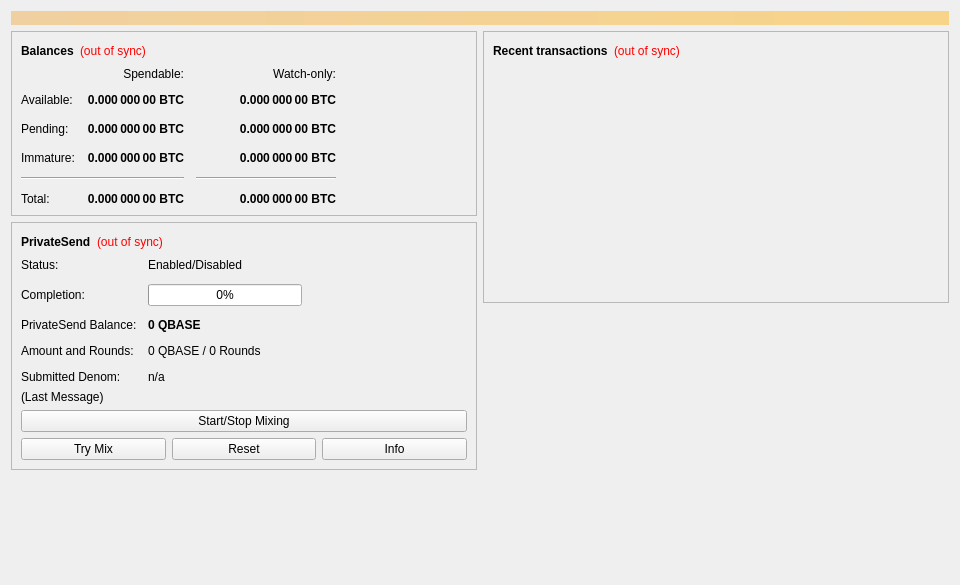
<?xml version="1.0" encoding="UTF-8"?>
<ui version="4.0">
 <class>OverviewPage</class>
 <widget class="QWidget" name="OverviewPage">
  <property name="geometry">
   <rect>
    <x>0</x>
    <y>0</y>
    <width>960</width>
    <height>585</height>
   </rect>
  </property>
  <property name="minimumSize">
   <size>
    <width>960</width>
    <height>0</height>
   </size>
  </property>
  <property name="windowTitle">
   <string>Form</string>
  </property>
  <layout class="QVBoxLayout" name="topLayout">
   <item>
    <widget class="QLabel" name="labelAlerts">
     <property name="visible">
      <bool>false</bool>
     </property>
     <property name="styleSheet">
      <string notr="true">background-color: qlineargradient(x1: 0, y1: 0, x2: 1, y2: 0, stop:0 #F0D0A0, stop:1 #F8D488); color:#000000;</string>
     </property>
     <property name="wordWrap">
      <bool>true</bool>
     </property>
     <property name="margin">
      <number>3</number>
     </property>
    </widget>
   </item>
   <item>
    <layout class="QHBoxLayout" name="horizontalLayout" stretch="1,1">
     <item>
      <layout class="QVBoxLayout" name="verticalLayout_2">
       <item>
        <widget class="QFrame" name="frame">
         <property name="frameShape">
          <enum>QFrame::StyledPanel</enum>
         </property>
         <property name="frameShadow">
          <enum>QFrame::Raised</enum>
         </property>
         <layout class="QVBoxLayout" name="verticalLayout_4">
          <item>
           <layout class="QHBoxLayout" name="horizontalLayout_4">
            <item>
             <widget class="QLabel" name="label_5">
              <property name="font">
               <font>
                <weight>75</weight>
                <bold>true</bold>
               </font>
              </property>
              <property name="text">
               <string>Balances</string>
              </property>
             </widget>
            </item>
            <item>
             <widget class="QLabel" name="labelWalletStatus">
              <property name="toolTip">
               <string>The displayed information may be out of date. Your wallet automatically synchronizes with the Qbase network after a connection is established, but this process has not completed yet.</string>
              </property>
              <property name="styleSheet">
               <string notr="true">QLabel { color: red; }</string>
              </property>
              <property name="text">
               <string notr="true">(out of sync)</string>
              </property>
              <property name="alignment">
               <set>Qt::AlignLeading|Qt::AlignLeft|Qt::AlignVCenter</set>
              </property>
             </widget>
            </item>
            <item>
             <spacer name="horizontalSpacer_3">
              <property name="orientation">
               <enum>Qt::Horizontal</enum>
              </property>
              <property name="sizeHint" stdset="0">
               <size>
                <width>40</width>
                <height>20</height>
               </size>
              </property>
             </spacer>
            </item>
           </layout>
          </item>
          <item>
           <layout class="QGridLayout" name="gridLayout">
            <property name="spacing">
             <number>12</number>
            </property>
            <item row="2" column="2">
             <widget class="QLabel" name="labelWatchPending">
              <property name="font">
               <font>
                <weight>75</weight>
                <bold>true</bold>
               </font>
              </property>
              <property name="cursor">
               <cursorShape>IBeamCursor</cursorShape>
              </property>
              <property name="toolTip">
               <string>Unconfirmed transactions to watch-only addresses</string>
              </property>
              <property name="text">
               <string notr="true">0.000 000 00 BTC</string>
              </property>
              <property name="alignment">
               <set>Qt::AlignRight|Qt::AlignTrailing|Qt::AlignVCenter</set>
              </property>
              <property name="textInteractionFlags">
               <set>Qt::LinksAccessibleByMouse|Qt::TextSelectableByKeyboard|Qt::TextSelectableByMouse</set>
              </property>
             </widget>
            </item>
            <item row="2" column="1">
             <widget class="QLabel" name="labelUnconfirmed">
              <property name="font">
               <font>
                <weight>75</weight>
                <bold>true</bold>
               </font>
              </property>
              <property name="cursor">
               <cursorShape>IBeamCursor</cursorShape>
              </property>
              <property name="toolTip">
               <string>Total of transactions that have yet to be confirmed, and do not yet count toward the spendable balance</string>
              </property>
              <property name="text">
               <string notr="true">0.000 000 00 BTC</string>
              </property>
              <property name="alignment">
               <set>Qt::AlignRight|Qt::AlignTrailing|Qt::AlignVCenter</set>
              </property>
              <property name="textInteractionFlags">
               <set>Qt::LinksAccessibleByMouse|Qt::TextSelectableByKeyboard|Qt::TextSelectableByMouse</set>
              </property>
             </widget>
            </item>
            <item row="3" column="2">
             <widget class="QLabel" name="labelWatchImmature">
              <property name="font">
               <font>
                <weight>75</weight>
                <bold>true</bold>
               </font>
              </property>
              <property name="cursor">
               <cursorShape>IBeamCursor</cursorShape>
              </property>
              <property name="toolTip">
               <string>Mined balance in watch-only addresses that has not yet matured</string>
              </property>
              <property name="text">
               <string notr="true">0.000 000 00 BTC</string>
              </property>
              <property name="alignment">
               <set>Qt::AlignRight|Qt::AlignTrailing|Qt::AlignVCenter</set>
              </property>
              <property name="textInteractionFlags">
               <set>Qt::LinksAccessibleByMouse|Qt::TextSelectableByKeyboard|Qt::TextSelectableByMouse</set>
              </property>
             </widget>
            </item>
            <item row="4" column="0" colspan="2">
             <widget class="Line" name="lineSpendableBalance">
              <property name="orientation">
               <enum>Qt::Horizontal</enum>
              </property>
             </widget>
            </item>
            <item row="4" column="2">
             <widget class="Line" name="lineWatchBalance">
              <property name="sizePolicy">
               <sizepolicy hsizetype="Preferred" vsizetype="Fixed">
                <horstretch>0</horstretch>
                <verstretch>0</verstretch>
               </sizepolicy>
              </property>
              <property name="minimumSize">
               <size>
                <width>140</width>
                <height>0</height>
               </size>
              </property>
              <property name="orientation">
               <enum>Qt::Horizontal</enum>
              </property>
             </widget>
            </item>
            <item row="5" column="0">
             <widget class="QLabel" name="labelTotalText">
              <property name="text">
               <string>Total:</string>
              </property>
             </widget>
            </item>
            <item row="3" column="1">
             <widget class="QLabel" name="labelImmature">
              <property name="font">
               <font>
                <weight>75</weight>
                <bold>true</bold>
               </font>
              </property>
              <property name="cursor">
               <cursorShape>IBeamCursor</cursorShape>
              </property>
              <property name="toolTip">
               <string>Mined balance that has not yet matured</string>
              </property>
              <property name="text">
               <string notr="true">0.000 000 00 BTC</string>
              </property>
              <property name="alignment">
               <set>Qt::AlignRight|Qt::AlignTrailing|Qt::AlignVCenter</set>
              </property>
              <property name="textInteractionFlags">
               <set>Qt::LinksAccessibleByMouse|Qt::TextSelectableByKeyboard|Qt::TextSelectableByMouse</set>
              </property>
             </widget>
            </item>
            <item row="2" column="3">
             <spacer name="horizontalSpacer_2">
              <property name="orientation">
               <enum>Qt::Horizontal</enum>
              </property>
              <property name="sizeHint" stdset="0">
               <size>
                <width>40</width>
                <height>20</height>
               </size>
              </property>
             </spacer>
            </item>
            <item row="3" column="0">
             <widget class="QLabel" name="labelImmatureText">
              <property name="text">
               <string>Immature:</string>
              </property>
             </widget>
            </item>
            <item row="5" column="1">
             <widget class="QLabel" name="labelTotal">
              <property name="font">
               <font>
                <weight>75</weight>
                <bold>true</bold>
               </font>
              </property>
              <property name="cursor">
               <cursorShape>IBeamCursor</cursorShape>
              </property>
              <property name="toolTip">
               <string>Your current total balance</string>
              </property>
              <property name="text">
               <string notr="true">0.000 000 00 BTC</string>
              </property>
              <property name="alignment">
               <set>Qt::AlignRight|Qt::AlignTrailing|Qt::AlignVCenter</set>
              </property>
              <property name="textInteractionFlags">
               <set>Qt::LinksAccessibleByMouse|Qt::TextSelectableByKeyboard|Qt::TextSelectableByMouse</set>
              </property>
             </widget>
            </item>
            <item row="5" column="2">
             <widget class="QLabel" name="labelWatchTotal">
              <property name="font">
               <font>
                <weight>75</weight>
                <bold>true</bold>
               </font>
              </property>
              <property name="cursor">
               <cursorShape>IBeamCursor</cursorShape>
              </property>
              <property name="toolTip">
               <string>Current total balance in watch-only addresses</string>
              </property>
              <property name="text">
               <string notr="true">0.000 000 00 BTC</string>
              </property>
              <property name="alignment">
               <set>Qt::AlignRight|Qt::AlignTrailing|Qt::AlignVCenter</set>
              </property>
              <property name="textInteractionFlags">
               <set>Qt::LinksAccessibleByMouse|Qt::TextSelectableByKeyboard|Qt::TextSelectableByMouse</set>
              </property>
             </widget>
            </item>
            <item row="0" column="2">
             <widget class="QLabel" name="labelWatchonly">
              <property name="text">
               <string>Watch-only:</string>
              </property>
              <property name="alignment">
               <set>Qt::AlignRight|Qt::AlignTrailing|Qt::AlignVCenter</set>
              </property>
             </widget>
            </item>
            <item row="1" column="0">
             <widget class="QLabel" name="labelBalanceText">
              <property name="text">
               <string>Available:</string>
              </property>
             </widget>
            </item>
            <item row="1" column="1">
             <widget class="QLabel" name="labelBalance">
              <property name="font">
               <font>
                <weight>75</weight>
                <bold>true</bold>
               </font>
              </property>
              <property name="cursor">
               <cursorShape>IBeamCursor</cursorShape>
              </property>
              <property name="toolTip">
               <string>Your current spendable balance</string>
              </property>
              <property name="text">
               <string notr="true">0.000 000 00 BTC</string>
              </property>
              <property name="alignment">
               <set>Qt::AlignRight|Qt::AlignTrailing|Qt::AlignVCenter</set>
              </property>
              <property name="textInteractionFlags">
               <set>Qt::LinksAccessibleByMouse|Qt::TextSelectableByKeyboard|Qt::TextSelectableByMouse</set>
              </property>
             </widget>
            </item>
            <item row="1" column="2">
             <widget class="QLabel" name="labelWatchAvailable">
              <property name="font">
               <font>
                <weight>75</weight>
                <bold>true</bold>
               </font>
              </property>
              <property name="cursor">
               <cursorShape>IBeamCursor</cursorShape>
              </property>
              <property name="toolTip">
               <string>Your current balance in watch-only addresses</string>
              </property>
              <property name="text">
               <string notr="true">0.000 000 00 BTC</string>
              </property>
              <property name="alignment">
               <set>Qt::AlignRight|Qt::AlignTrailing|Qt::AlignVCenter</set>
              </property>
              <property name="textInteractionFlags">
               <set>Qt::LinksAccessibleByMouse|Qt::TextSelectableByKeyboard|Qt::TextSelectableByMouse</set>
              </property>
             </widget>
            </item>
            <item row="2" column="0">
             <widget class="QLabel" name="labelPendingText">
              <property name="text">
               <string>Pending:</string>
              </property>
             </widget>
            </item>
            <item row="0" column="1">
             <widget class="QLabel" name="labelSpendable">
              <property name="text">
               <string>Spendable:</string>
              </property>
              <property name="alignment">
               <set>Qt::AlignRight|Qt::AlignTrailing|Qt::AlignVCenter</set>
              </property>
             </widget>
            </item>
           </layout>
          </item>
         </layout>
        </widget>
       </item>
       <item>
        <widget class="QFrame" name="framePrivateSend">
         <property name="layoutDirection">
          <enum>Qt::LeftToRight</enum>
         </property>
         <property name="frameShape">
          <enum>QFrame::StyledPanel</enum>
         </property>
         <property name="frameShadow">
          <enum>QFrame::Raised</enum>
         </property>
         <layout class="QVBoxLayout" name="VerticalLayout_PS1">
          <item>
           <layout class="QHBoxLayout" name="horizontalLayout_5">
            <item>
             <widget class="QLabel" name="labelPrivateSendHeader">
              <property name="font">
               <font>
                <weight>75</weight>
                <bold>true</bold>
               </font>
              </property>
              <property name="text">
               <string>PrivateSend</string>
              </property>
             </widget>
            </item>
            <item>
             <widget class="QLabel" name="labelPrivateSendSyncStatus">
              <property name="toolTip">
               <string>The displayed information may be out of date. Your wallet automatically synchronizes with the Qbase network after a connection is established, but this process has not completed yet.</string>
              </property>
              <property name="styleSheet">
               <string notr="true">QLabel { color: red; }</string>
              </property>
              <property name="text">
               <string notr="true">(out of sync)</string>
              </property>
              <property name="alignment">
               <set>Qt::AlignLeading|Qt::AlignLeft|Qt::AlignVCenter</set>
              </property>
             </widget>
            </item>
            <item>
             <spacer name="horizontalSpacer_4">
              <property name="orientation">
               <enum>Qt::Horizontal</enum>
              </property>
              <property name="sizeHint" stdset="0">
               <size>
                <width>40</width>
                <height>20</height>
               </size>
              </property>
             </spacer>
            </item>
           </layout>
          </item>
          <item>
           <layout class="QFormLayout" name="privateSendFormLayout">
            <property name="fieldGrowthPolicy">
             <enum>QFormLayout::AllNonFixedFieldsGrow</enum>
            </property>
            <property name="horizontalSpacing">
             <number>11</number>
            </property>
            <property name="verticalSpacing">
             <number>12</number>
            </property>
            <item row="0" column="0">
             <widget class="QLabel" name="labelPrivateSendEnabledText">
              <property name="text">
               <string>Status:</string>
              </property>
             </widget>
            </item>
            <item row="0" column="1">
             <widget class="QLabel" name="labelPrivateSendEnabled">
              <property name="text">
               <string>Enabled/Disabled</string>
              </property>
             </widget>
            </item>
            <item row="1" column="0">
             <widget class="QLabel" name="labelCompletitionText">
              <property name="text">
               <string>Completion:</string>
              </property>
             </widget>
            </item>
            <item row="1" column="1">
             <widget class="QProgressBar" name="privateSendProgress">
              <property name="maximumSize">
               <size>
                <width>154</width>
                <height>16777215</height>
               </size>
              </property>
              <property name="value">
               <number>0</number>
              </property>
             </widget>
            </item>
            <item row="2" column="0">
             <widget class="QLabel" name="labelAnonymizedText">
              <property name="text">
               <string>PrivateSend Balance:</string>
              </property>
             </widget>
            </item>
            <item row="2" column="1">
             <widget class="QLabel" name="labelAnonymized">
              <property name="font">
               <font>
                <weight>75</weight>
                <bold>true</bold>
               </font>
              </property>
              <property name="text">
               <string notr="true">0 QBASE</string>
              </property>
             </widget>
            </item>
            <item row="3" column="0">
             <widget class="QLabel" name="labelAmountAndRoundsText">
              <property name="text">
               <string>Amount and Rounds:</string>
              </property>
             </widget>
            </item>
            <item row="3" column="1">
             <widget class="QLabel" name="labelAmountRounds">
              <property name="text">
               <string>0 QBASE / 0 Rounds</string>
              </property>
             </widget>
            </item>
            <item row="4" column="0">
             <widget class="QLabel" name="labelSubmittedDenomText">
              <property name="text">
               <string>Submitted Denom:</string>
              </property>
             </widget>
            </item>
            <item row="4" column="1">
             <widget class="QLabel" name="labelSubmittedDenom">
              <property name="toolTip">
               <string>The denominations you submitted to the Masternode.&lt;br&gt;To mix, other users must submit the exact same denominations.</string>
              </property>
              <property name="text">
               <string>n/a</string>
              </property>
             </widget>
            </item>
           </layout>
          </item>
          <item>
           <layout class="QVBoxLayout" name="VerticalLayout_PS">
            <item>
             <widget class="QLabel" name="labelPrivateSendLastMessage">
              <property name="text">
               <string>(Last Message)</string>
              </property>
              <property name="alignment">
               <set>Qt::AlignLeading|Qt::AlignLeft|Qt::AlignTop</set>
              </property>
              <property name="wordWrap">
               <bool>true</bool>
              </property>
             </widget>
            </item>
            <item>
             <widget class="QPushButton" name="togglePrivateSend">
              <property name="sizePolicy">
               <sizepolicy hsizetype="MinimumExpanding" vsizetype="Fixed">
                <horstretch>0</horstretch>
                <verstretch>0</verstretch>
               </sizepolicy>
              </property>
              <property name="text">
               <string>Start/Stop Mixing</string>
              </property>
             </widget>
            </item>
            <item>
             <layout class="QHBoxLayout" name="horizontalLayout_debugbuttons">
              <item>
               <widget class="QPushButton" name="privateSendAuto">
                <property name="sizePolicy">
                 <sizepolicy hsizetype="MinimumExpanding" vsizetype="Fixed">
                  <horstretch>0</horstretch>
                  <verstretch>0</verstretch>
                 </sizepolicy>
                </property>
                <property name="toolTip">
                 <string>Try to manually submit a PrivateSend request.</string>
                </property>
                <property name="text">
                 <string>Try Mix</string>
                </property>
               </widget>
              </item>
              <item>
               <widget class="QPushButton" name="privateSendReset">
                <property name="sizePolicy">
                 <sizepolicy hsizetype="MinimumExpanding" vsizetype="Fixed">
                  <horstretch>0</horstretch>
                  <verstretch>0</verstretch>
                 </sizepolicy>
                </property>
                <property name="toolTip">
                 <string>Reset the current status of PrivateSend (can interrupt PrivateSend if it's in the process of Mixing, which can cost you money!)</string>
                </property>
                <property name="autoFillBackground">
                 <bool>false</bool>
                </property>
                <property name="text">
                 <string>Reset</string>
                </property>
               </widget>
              </item>
              <item>
               <widget class="QPushButton" name="privateSendInfo">
                <property name="sizePolicy">
                 <sizepolicy hsizetype="MinimumExpanding" vsizetype="Fixed">
                  <horstretch>0</horstretch>
                  <verstretch>0</verstretch>
                 </sizepolicy>
                </property>
                <property name="toolTip">
                 <string>Information about PrivateSend and Mixing</string>
                </property>
                <property name="text">
                 <string>Info</string>
                </property>
               </widget>
              </item>
             </layout>
            </item>
           </layout>
          </item>
         </layout>
        </widget>
       </item>
       <item>
        <spacer name="verticalSpacer">
         <property name="orientation">
          <enum>Qt::Vertical</enum>
         </property>
         <property name="sizeHint" stdset="0">
          <size>
           <width>20</width>
           <height>40</height>
          </size>
         </property>
        </spacer>
       </item>
      </layout>
     </item>
     <item>
      <layout class="QVBoxLayout" name="verticalLayout_3">
       <item>
        <widget class="QFrame" name="frame_2">
         <property name="frameShape">
          <enum>QFrame::StyledPanel</enum>
         </property>
         <property name="frameShadow">
          <enum>QFrame::Raised</enum>
         </property>
         <layout class="QVBoxLayout" name="verticalLayout">
          <item>
           <layout class="QHBoxLayout" name="horizontalLayout_2">
            <item>
             <widget class="QLabel" name="label_4">
              <property name="font">
               <font>
                <weight>75</weight>
                <bold>true</bold>
               </font>
              </property>
              <property name="text">
               <string>Recent transactions</string>
              </property>
             </widget>
            </item>
            <item>
             <widget class="QLabel" name="labelTransactionsStatus">
              <property name="toolTip">
               <string>The displayed information may be out of date. Your wallet automatically synchronizes with the Qbase network after a connection is established, but this process has not completed yet.</string>
              </property>
              <property name="styleSheet">
               <string notr="true">QLabel { color: red; }</string>
              </property>
              <property name="text">
               <string notr="true">(out of sync)</string>
              </property>
              <property name="alignment">
               <set>Qt::AlignLeading|Qt::AlignLeft|Qt::AlignVCenter</set>
              </property>
             </widget>
            </item>
            <item>
             <spacer name="horizontalSpacer">
              <property name="orientation">
               <enum>Qt::Horizontal</enum>
              </property>
              <property name="sizeHint" stdset="0">
               <size>
                <width>40</width>
                <height>20</height>
               </size>
              </property>
             </spacer>
            </item>
           </layout>
          </item>
          <item>
           <widget class="QListView" name="listTransactions">
            <property name="styleSheet">
             <string notr="true">QListView { background: transparent; }</string>
            </property>
            <property name="frameShape">
             <enum>QFrame::NoFrame</enum>
            </property>
            <property name="verticalScrollBarPolicy">
             <enum>Qt::ScrollBarAlwaysOff</enum>
            </property>
            <property name="horizontalScrollBarPolicy">
             <enum>Qt::ScrollBarAlwaysOff</enum>
            </property>
            <property name="selectionMode">
             <enum>QAbstractItemView::NoSelection</enum>
            </property>
           </widget>
          </item>
         </layout>
        </widget>
       </item>
       <item>
        <spacer name="verticalSpacer_2">
         <property name="orientation">
          <enum>Qt::Vertical</enum>
         </property>
         <property name="sizeHint" stdset="0">
          <size>
           <width>20</width>
           <height>40</height>
          </size>
         </property>
        </spacer>
       </item>
      </layout>
     </item>
    </layout>
   </item>
  </layout>
 </widget>
 <resources/>
 <connections/>
</ui>
